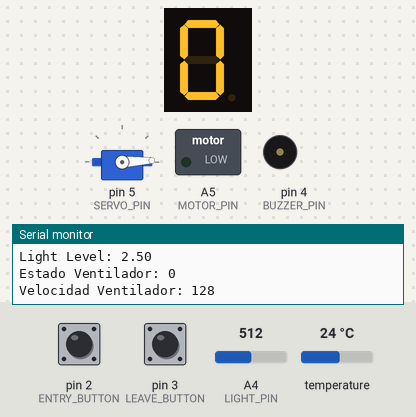
This program was run on a simulated Arduino Uno, built with avr-gcc and run on an emulated ATmega328P. On the bench: 1-digit seven-segment display, servo, switched loads named in the program (green lamp = pin HIGH), buzzer (waves = sounding), the last lines printed to the serial monitor. Wiring (inferred from the names in the program): 1-digit 7-segment display, segments lit when HIGH: segments pin 6, pin 7, pin 8, pin 9, pin 10, pin 11, pin 12. Inputs (shaded band) come from the test bench; at power-on: pin 2 (ENTRY_BUTTON) LOW, pin 3 (LEAVE_BUTTON) LOW, A4 (LIGHT_PIN) = 512, temperature 24 °C. The segment pins are drawn as the display they are named for; pins used as bus, display or sensor lines are not drawn.

Above: at 1.2 s.
1.3 s: pin 2 (ENTRY_BUTTON) pulled HIGH for 1 s
At 2.6 s:
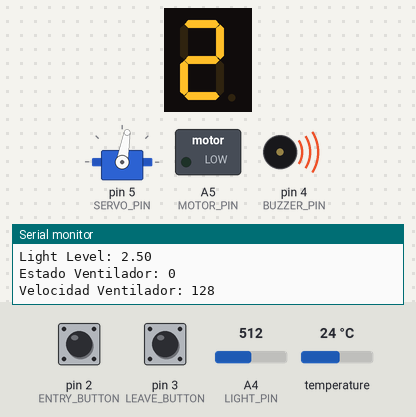
6.4 s: pin 2 (ENTRY_BUTTON) pulled HIGH for 0.15 s
At 7.3 s:
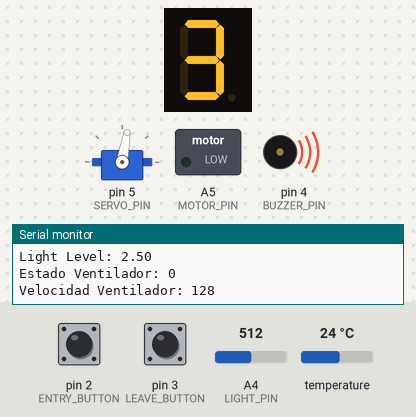
10.7 s: pin 2 (ENTRY_BUTTON) pulled HIGH for 3.2 s
At 14.3 s:
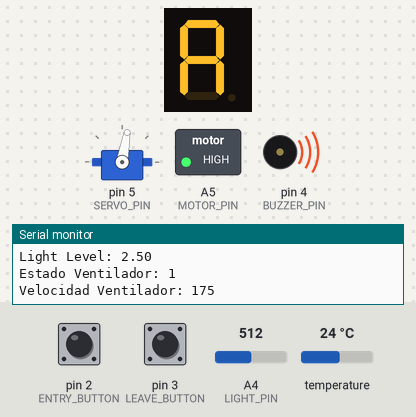
15.4 s: pin 2 (ENTRY_BUTTON) pulled HIGH for 1 s
At 17.0 s:
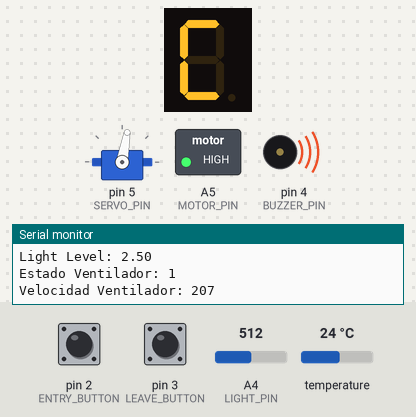
20.5 s: pin 2 (ENTRY_BUTTON) pulled HIGH for 0.15 s
At 22.6 s:
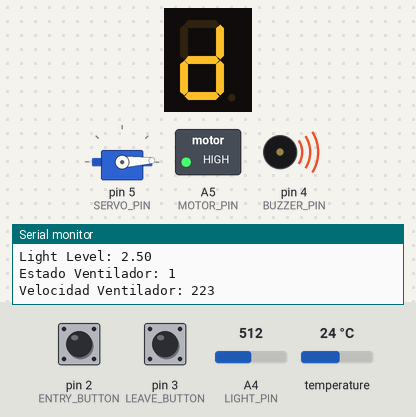
24.8 s: pin 2 (ENTRY_BUTTON) pulled HIGH for 0.15 s
At 26.1 s:
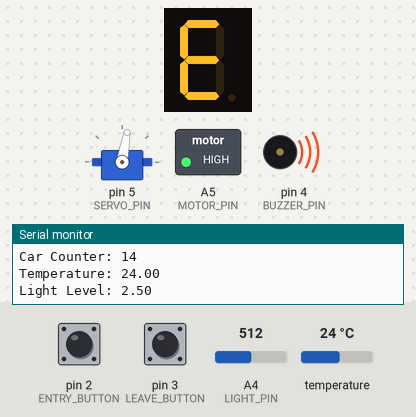
Timing chart, 0 to 36.3 s (numbered marks = the images above; inputs shaded):
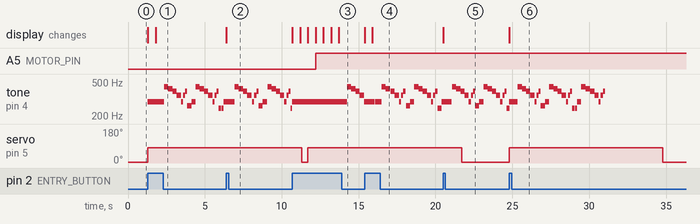

Measured:
- after the input at 1.3 s, tone on pin 4 (BUZZER_PIN): plays 294 Hz for 1.1 s, 440 Hz for 0.27 s, 415 Hz for 0.27 s, 392 Hz for 0.27 s, 349 Hz for 0.27 s, 294 Hz for 0.14 s … (20 notes in this stretch), starting at once; servo on pin 5 (SERVO_PIN): 3° → 80° at once; the display: first changes at once (image 1 shows a later state)
- after the input at 6.4 s, the display: changes at once (image 2)
- after the input at 10.7 s, A5 (MOTOR_PIN): LOW → HIGH after 1.5 s; the display: first changes at once (image 3 shows a later state)
- after the input at 15.4 s, the display: first changes at once (image 4 shows a later state)
- after the input at 20.5 s, the display: changes at once (image 5)
- after the input at 24.8 s, servo on pin 5 (SERVO_PIN): 3° → 80° at once, → 3° 10.0 s later; the display: changes at once (image 6)

The program:

main.cpp
```cpp
#include <Arduino.h>

#include "common.h"
#include "button.h"
#include "music.h"
#include "gate.h"
#include "display.h"
#include "temperature.h"

// Constantes utilidas como umbrales
#define LIGHT_LEVEL 4.2 // volts
#define TEMP_LEVEL 28.0 // °C

// Cantidad de tiempo antes de actualizar
// el monitor serial.
#define UPDATE_INTERVAL 1000 // ms

// Valores maximos y minimos de velocidad del motor
#define MOTOR_MIN 128
#define MOTOR_MAX 255

// Se inicializan los botones de entrada y salida
Button entry_button(ENTRY_BUTTON);
Button leave_button(LEAVE_BUTTON);

// Se inicializa el sensor de temperatura
TempSensor temperature_sensor(TEMPERATURE_PIN);

// Contador de vehiculos adentro del parqueadero
int counter = 0;

void setup() {
    // Se configura el monitor serial
	Serial.begin(9600);

    // Configuracion de botones
	entry_button.setup();
    leave_button.setup();

    // Configuracion del servo motor
    setup_gate();

    // Configuracion del display de 7 segmentos
    setup_display();

    pinMode(BUZZER_PIN, OUTPUT); // Configuracion del buzzer
    pinMode(MOTOR_PIN, OUTPUT);  // Configuracion del motor
    pinMode(LIGHT_PIN, INPUT);   // Configuracion de la foto resistencia

    // Sensor de temperatura
    temperature_sensor.setup();

    Serial.println("Setup done!");
}

void loop() {
    // Contador en milisegundos desde el ultimo mensaje
    // el monitor serial
    static unsigned long last_update = 0;

    // Si el boton de entrada esta siendo presionado
    if (entry_button.pressed()) {
        if (counter < 15) {
            counter++; // Se incrementa el contador

            display_number(counter); // Se muestra el numero en el display
            set_melody(&megalovania); // Se pone la melodia de entrada
            start_melody(); // Se inicia la melodia
            open_gate(); // Se abre la compuerta
        } else {
            set_melody(&warning_beeps); // Se pone la melodia de advertencia
            start_melody(); // Se incia la melodia
        }
    } else if (leave_button.pressed()) {
        if (counter > 0) {
            counter--; // Se decrementa el contador

            display_number(counter); // Se muestra el numero en el display
            open_gate(); // Se abre la puerta
        } else {
            set_melody(&warning_beeps); // Se pone la melodia de advertencia
            start_melody(); // Se incia la melodia
        }
    }

    // Se lee el voltaje de la fotocelda
    float light_level = (float) analogRead(LIGHT_PIN) / 1023.0 * 5.0;

    // Hola profe, se que esto esta en espanglish, no lo hizo chatsito,
    // solo que me da flojera cambiar los nombres y me acabo de dar cuenta :D

    // Se miran los condicionales para ver si se pasan los umbrales necesarios
    // para encender el motor DC.
    bool parqueadero_saturado = counter >= 7;
    bool luz_saturada = light_level >= LIGHT_LEVEL;
    bool temperatura_saturada = temperature_sensor.get_temperature() >= TEMP_LEVEL;

    // Si el motor DC esta prendido se utiliza map para conseguir la velocidad del motor
    // por cada variable.
    bool ventilador_prendido = parqueadero_saturado || luz_saturada || temperatura_saturada;
    int ventilador_parqueadero = MAP_RANGE(counter, 7, 15, MOTOR_MIN, MOTOR_MAX);
    int ventilador_luz = MAP_RANGE(light_level, LIGHT_LEVEL, 5.0, MOTOR_MIN, MOTOR_MAX);
    int ventilador_temp = MAP_RANGE(temperatura_saturada, TEMP_LEVEL, 50.0, MOTOR_MIN, MOTOR_MAX);

    // Se configura la velocidad del ventilador a la mayor entre todas las variables.
    int velocidad_ventilador = max(max(ventilador_parqueadero, ventilador_luz), ventilador_temp);
    if (velocidad_ventilador < MOTOR_MIN) {
        velocidad_ventilador = MOTOR_MIN;
    } else if (velocidad_ventilador > MOTOR_MAX) {
        velocidad_ventilador = MOTOR_MAX;
    }

    // Si se ha pasado el tiempo de actualizacion,
    // se manda el mensaje sobre el estado en el monitor serial.
    unsigned long now = millis();
    if (now - last_update >= UPDATE_INTERVAL) {
        Serial.println("-------------------------");
        Serial.print("Car Counter: ");
        Serial.println(counter);
        Serial.print("Temperature: ");
        Serial.println(temperature_sensor.get_temperature());
        Serial.print("Light Level: ");
        Serial.println(light_level);
        Serial.print("Estado Ventilador: ");
        Serial.println(ventilador_prendido);
        Serial.print("Velocidad Ventilador: ");
        Serial.println(velocidad_ventilador);

        last_update = now;
    }

    // Se prende el ventilador en la velocidad requerida.
    if (ventilador_prendido) {
        analogWrite(MOTOR_PIN, velocidad_ventilador);
    } else {
        analogWrite(MOTOR_PIN, 0);
    }

    update_melody(); // Se actualiza la melodia
    update_gate(); // Se actualiza el estado del servo motor
}
```

button.h
```cpp
#pragma once

#include <Arduino.h>

#define BUTTON_DEBOUNCE 500 //ms

class Button {
private:
    int pin;
    unsigned long last_pressed;
public:
    Button(int pin) : pin(pin), last_pressed(millis()) {}

    inline void setup() {
        pinMode(this->pin, INPUT);
    }

    bool pressed() {
        bool time_passed = millis() - this->last_pressed > BUTTON_DEBOUNCE;
        bool pressed = digitalRead(pin);

        if (time_passed && pressed) {
            this->last_pressed = millis();
            return true;
        }

        return false;
    }
};
```

common.h
```cpp
#pragma once

#include <Arduino.h>

#define ENTRY_BUTTON    2
#define LEAVE_BUTTON    3
#define BUZZER_PIN      4
#define SERVO_PIN       5
#define MOTOR_PIN       A5
#define LIGHT_PIN       A4
#define TEMPERATURE_PIN 13

#define SEGMENT_A 6
#define SEGMENT_B 7
#define SEGMENT_C 8
#define SEGMENT_D 9
#define SEGMENT_E 10
#define SEGMENT_F 11
#define SEGMENT_G 12

// esto si lo hizo chatsito
#define MAP_RANGE(x, in_min, in_max, out_min, out_max) ({ \
    __typeof__(x) _x = (x); \
    __typeof__(in_min) _in_min = (in_min); \
    __typeof__(in_max) _in_max = (in_max); \
    __typeof__(out_min) _out_min = (out_min); \
    __typeof__(out_max) _out_max = (out_max); \
    (_x - _in_min) * (_out_max - _out_min) / (_in_max - _in_min) + _out_min; \
})
```

display.cpp
```cpp
#include "display.h"

#include "common.h"
#include <Arduino.h>

#define bit_read(value, bit) (((value) >> (bit)) & 0x01)

const int segment_pins[] = {
    SEGMENT_A, SEGMENT_B, SEGMENT_C,
    SEGMENT_D, SEGMENT_E, SEGMENT_F,
    SEGMENT_G
};

const unsigned char hex_segments[] = {
    0x3F, // 0: 0111111 (a,b,c,d,e,f)
    0x06, // 1: 0000110 (b,c)
    0x5B, // 2: 1011011 (a,b,g,e,d)
    0x4F, // 3: 1001111 (a,b,g,c,d)
    0x66, // 4: 1100110 (f,g,b,c)
    0x6D, // 5: 1101101 (a,f,g,c,d)
    0x7D, // 6: 1111101 (a,f,g,e,c,d)
    0x07, // 7: 0000111 (a,b,c)
    0x7F, // 8: 1111111 (a,b,c,d,e,f,g)
    0x6F, // 9: 1101111 (a,b,c,d,f,g)
    0x77, // A: 1110111 (a,b,c,e,f,g)
    0x7C, // b: 1111100 (c,d,e,f,g)
    0x39, // C: 0111001 (a,d,e,f)
    0x5E, // d: 1011110 (b,c,d,e,g)
    0x79, // E: 1111001 (a,d,e,f,g)
    0x71  // F: 1110001 (a,e,f,g)
};

void setup_display() {
    for (int segment = 0; segment < 7; segment++) {
        pinMode(segment_pins[segment], OUTPUT);
    }

    display_number(0);
}

void display_number(int number) {
    if (number < 0 || number > 15) {
        Serial.print("Warning: display_number() called for invalid value -> ");
        Serial.println(number);
        return;
    }

    for (int segment = 0; segment < 7; segment++) {
        unsigned char bitset = hex_segments[number];
        int on = bit_read(bitset, segment);
        digitalWrite(segment_pins[segment], on ? HIGH : LOW);
    }
}
```

display.h
```cpp
#pragma once

void setup_display();
void display_number(int number);
```

gate.cpp
```cpp
#include "gate.h"
#include "common.h"

#include <Arduino.h>
#include <Servo.h>

struct gate_state_t {
    bool open = false;
    int opened_time = 0;
};

Servo servo;
gate_state_t state;

void setup_gate() {
    servo.attach(SERVO_PIN);

    while (!servo.attached()) {}
    servo.write(SERVO_MIN);
}

void open_gate() {
    if (state.open) {
        return;
    }

    state.open = true;
    state.opened_time = millis();
    servo.write(SERVO_MAX);
}

void update_gate() {
    if (!state.open) {
        return;
    }

    int delta_ms = millis() - state.opened_time;
    if (delta_ms > SERVO_DELAY) {
        state.open = false;
        servo.write(SERVO_MIN);
    }
}
```

gate.h
```cpp
#pragma once

#define SERVO_MIN 3
#define SERVO_MAX 80
#define SERVO_DELAY 10 * 1000 // 10 seconds

void setup_gate();
void open_gate();
void update_gate();
```

music.cpp
```cpp
#include "music.h"
#include "common.h"

note_t megalovania_notes[] = {
    {NOTE_D4, 150}, {NOTE_D4, 150},
    {NOTE_D4, 300}, {NOTE_A4, 300},
    {NOTE_GS4, 300}, {NOTE_G4, 300},
    {NOTE_F4, 300}, {NOTE_D4, 150},
    {NOTE_F4, 150}, {NOTE_G4, 150},

    {NOTE_C4, 150}, {NOTE_C4, 150},
    {NOTE_D4, 300}, {NOTE_A4, 300},
    {NOTE_GS4, 300}, {NOTE_G4, 300},
    {NOTE_F4, 300}, {NOTE_D4, 150},
    {NOTE_F4, 150}, {NOTE_G4, 150},

    {NOTE_B3, 150}, {NOTE_B3, 150},
    {NOTE_D4, 300}, {NOTE_A4, 300},
    {NOTE_GS4, 300}, {NOTE_G4, 300},
    {NOTE_F4, 300}, {NOTE_D4, 150},
    {NOTE_F4, 150}, {NOTE_G4, 150},
};

melody_t megalovania(megalovania_notes, sizeof(megalovania_notes) / sizeof(note_t));

note_t warning_notes[] = {
    {NOTE_A4, 500}, {0, 500},  // Beep 1 + short silence
    {NOTE_A4, 500}, {0, 500},  // Beep 2 + short silence
    {NOTE_A4, 1000}            // Beep 3 (longer for emphasis)
};

melody_t warning_beeps(warning_notes, sizeof(warning_notes) / sizeof(note_t));

static melody_t* current_melody = NULL;

void set_melody(melody_t* melody) {
    if (current_melody != NULL) {
        reset_melody();
    }

    current_melody = melody;
}

void reset_melody() {
    noTone(BUZZER_PIN);

    if (current_melody != NULL) {
        current_melody->current_note = 0;
        current_melody->playing = false;
    }
}

void start_melody() {
    reset_melody();

    if (current_melody != NULL) {

        current_melody->playing = true;
        current_melody->current_note = 0;
        current_melody->last_update = millis();

        if (current_melody->length > 0) {
            note_t next_note = current_melody->notes[current_melody->current_note];
            noTone(BUZZER_PIN);

            if (next_note.note != 0) {
                tone(BUZZER_PIN, next_note.note, next_note.duration_ms);
            }
        }
    }
}

void update_melody() {
    if (current_melody == NULL || !current_melody->playing) {
        return;
    }

    note_t note = current_melody->notes[current_melody->current_note];
    int delta_ms = millis() - current_melody->last_update;

    if (note.duration_ms < (delta_ms * 1.1)) {
        current_melody->current_note++;
        current_melody->last_update = millis();

        if (current_melody->current_note >= current_melody->length) {
            reset_melody();
        } else {
            note_t next_note = current_melody->notes[current_melody->current_note];
            noTone(BUZZER_PIN);

            if (next_note.note != 0) {
                tone(BUZZER_PIN, next_note.note, next_note.duration_ms);
            }
        }
    }
}
```

music.h
```cpp
#pragma once

#include <Arduino.h>

#define NOTE_NULL -1
#define NOTE_D3  147
#define NOTE_D4  294
#define NOTE_A4  440
#define NOTE_GS4 415
#define NOTE_G4  392
#define NOTE_F4  349
#define NOTE_C4  262
#define NOTE_B3  247

struct note_t {
    short note;
    int duration_ms;
};

struct melody_t {
    note_t* notes = NULL;
    int length       = 0;
    int current_note = 0;
    int last_update  = 0;
    bool playing     = false;

    melody_t(note_t* n, int l)
        : notes(n), length(l), current_note(0), last_update(0), playing(false) {}
};

extern melody_t megalovania;
extern melody_t warning_beeps;

void set_melody(melody_t* melody);
void reset_melody();
void start_melody();
void update_melody();
```

temperature.h
```cpp
#pragma once

#include <Arduino.h>
#include <DallasTemperature.h>
#include <OneWire.h>

#define TEMPERATURE_INTERVAL 1000 // ms

class TempSensor {
private:
    int pin;
    unsigned long last_tick;

    float cached_temperature = 0.0;
    OneWire* wire = NULL;
    DallasTemperature* sensor = NULL;

public:
    TempSensor(int pin) : pin(pin), last_tick(millis()) {}

    void setup() {
        this->wire = new OneWire(this->pin);
        this->sensor = new DallasTemperature(this->wire);
        this->sensor->begin();
        this->sensor->setWaitForConversion(false);
    }

    float get_temperature() {
        if (this->sensor == NULL) {
            Serial.println("warning: temp sensor not initialized!");
            return 0.0;
        }

        unsigned long now = millis();
        if (now - this->last_tick >= TEMPERATURE_INTERVAL) {
            this->cached_temperature = this->sensor->getTempCByIndex(0);
            this->sensor->requestTemperatures();
            this->last_tick = now;
        }

        return this->cached_temperature;
    }
};
```
